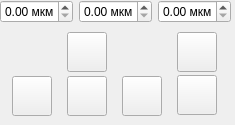
<?xml version="1.0" encoding="UTF-8"?>
<ui version="4.0">
 <class>probeController</class>
 <widget class="QWidget" name="probeController">
  <property name="geometry">
   <rect>
    <x>0</x>
    <y>0</y>
    <width>235</width>
    <height>125</height>
   </rect>
  </property>
  <property name="sizePolicy">
   <sizepolicy hsizetype="Preferred" vsizetype="Preferred">
    <horstretch>0</horstretch>
    <verstretch>0</verstretch>
   </sizepolicy>
  </property>
  <property name="windowTitle">
   <string>Form</string>
  </property>
  <widget class="QWidget" name="">
   <property name="geometry">
    <rect>
     <x>0</x>
     <y>0</y>
     <width>231</width>
     <height>121</height>
    </rect>
   </property>
   <layout class="QVBoxLayout" name="mainLayout">
    <item>
     <layout class="QHBoxLayout" name="horizontalLayout">
      <item>
       <widget class="QDoubleSpinBox" name="probeXDSBox">
        <property name="suffix">
         <string> мкм</string>
        </property>
        <property name="singleStep">
         <double>0.010000000000000</double>
        </property>
       </widget>
      </item>
      <item>
       <widget class="QDoubleSpinBox" name="probeYDSBox">
        <property name="suffix">
         <string> мкм</string>
        </property>
        <property name="singleStep">
         <double>0.010000000000000</double>
        </property>
       </widget>
      </item>
      <item>
       <widget class="QDoubleSpinBox" name="probeZDSBox">
        <property name="suffix">
         <string> мкм </string>
        </property>
        <property name="singleStep">
         <double>0.010000000000000</double>
        </property>
       </widget>
      </item>
     </layout>
    </item>
    <item>
     <layout class="QGridLayout" name="gridLayout">
      <property name="leftMargin">
       <number>3</number>
      </property>
      <property name="topMargin">
       <number>3</number>
      </property>
      <property name="rightMargin">
       <number>3</number>
      </property>
      <property name="bottomMargin">
       <number>3</number>
      </property>
      <item row="1" column="0" rowspan="2">
       <widget class="QPushButton" name="probeXDownButton">
        <property name="minimumSize">
         <size>
          <width>40</width>
          <height>40</height>
         </size>
        </property>
        <property name="maximumSize">
         <size>
          <width>40</width>
          <height>40</height>
         </size>
        </property>
        <property name="text">
         <string/>
        </property>
       </widget>
      </item>
      <item row="1" column="3">
       <widget class="QPushButton" name="probeZDownButton">
        <property name="minimumSize">
         <size>
          <width>40</width>
          <height>40</height>
         </size>
        </property>
        <property name="maximumSize">
         <size>
          <width>40</width>
          <height>40</height>
         </size>
        </property>
        <property name="text">
         <string/>
        </property>
       </widget>
      </item>
      <item row="0" column="1">
       <widget class="QPushButton" name="probeYUpButton">
        <property name="minimumSize">
         <size>
          <width>40</width>
          <height>40</height>
         </size>
        </property>
        <property name="maximumSize">
         <size>
          <width>40</width>
          <height>40</height>
         </size>
        </property>
        <property name="text">
         <string/>
        </property>
       </widget>
      </item>
      <item row="1" column="1" rowspan="2">
       <widget class="QPushButton" name="probeYDownButton">
        <property name="minimumSize">
         <size>
          <width>40</width>
          <height>40</height>
         </size>
        </property>
        <property name="maximumSize">
         <size>
          <width>40</width>
          <height>40</height>
         </size>
        </property>
        <property name="text">
         <string/>
        </property>
       </widget>
      </item>
      <item row="0" column="3">
       <widget class="QPushButton" name="probeZUpButton">
        <property name="minimumSize">
         <size>
          <width>40</width>
          <height>40</height>
         </size>
        </property>
        <property name="maximumSize">
         <size>
          <width>40</width>
          <height>40</height>
         </size>
        </property>
        <property name="text">
         <string/>
        </property>
       </widget>
      </item>
      <item row="1" column="2" rowspan="2">
       <widget class="QPushButton" name="probeXUpButton">
        <property name="minimumSize">
         <size>
          <width>40</width>
          <height>40</height>
         </size>
        </property>
        <property name="maximumSize">
         <size>
          <width>40</width>
          <height>40</height>
         </size>
        </property>
        <property name="text">
         <string/>
        </property>
       </widget>
      </item>
     </layout>
    </item>
   </layout>
  </widget>
 </widget>
 <resources/>
 <connections/>
</ui>
